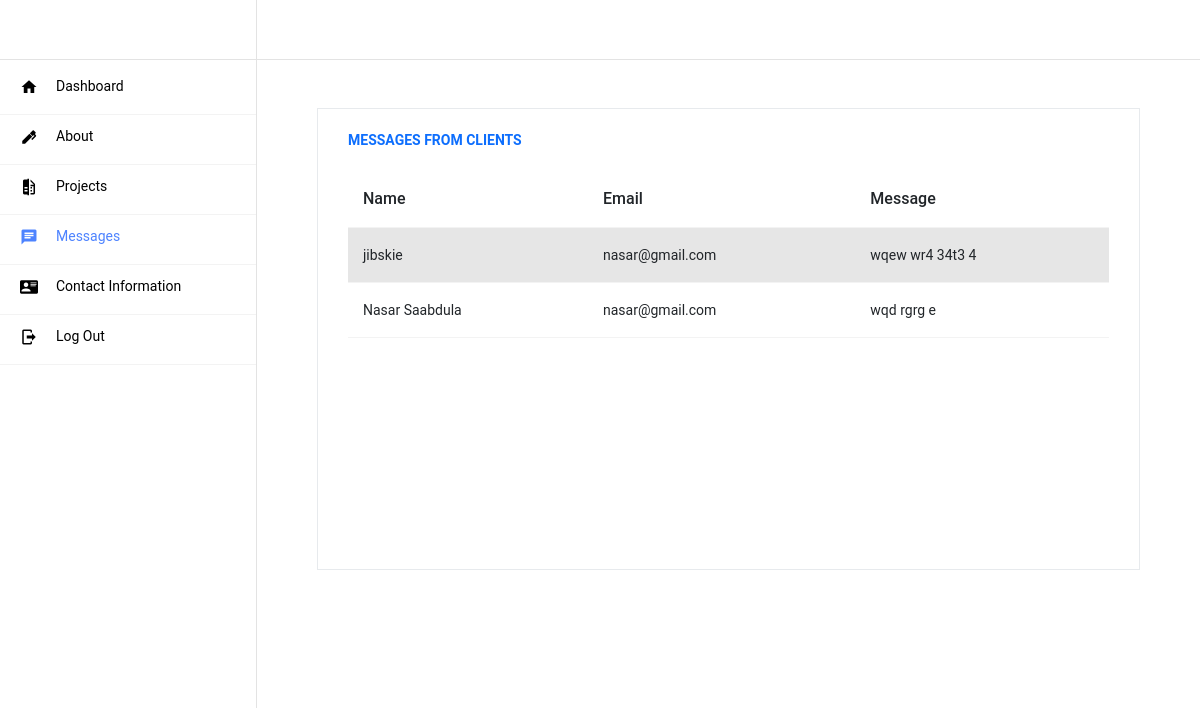
The app's page /Admin/messages.php with its own data.
### tables this page shows
CREATE TABLE `messages` (
  `id` int(11) NOT NULL,
  `name` varchar(255) NOT NULL,
  `email` varchar(255) NOT NULL,
  `message` text NOT NULL,
  `created_at` timestamp NOT NULL DEFAULT current_timestamp()
);

### Admin/messages.php (the view, shortened to what this page needs)
<!DOCTYPE html>
<html lang="en">
<head>
  <link rel="stylesheet" href="vendors/mdi/css/materialdesignicons.min.css">
  <link rel="stylesheet" href="vendors/base/vendor.bundle.base.css">
  <link rel="stylesheet" href="vendors/datatables.net-bs4/dataTables.bootstrap4.css">
  <link href="https://maxcdn.bootstrapcdn.com/bootstrap/4.0.0/css/bootstrap.min.css" rel="stylesheet">
  <link rel="stylesheet" href="css/style.css">
  <link rel="stylesheet" href="css/message.css">
</head>
<body>
  <div class="container-scroller">
    <nav class="navbar col-lg-12 col-12 p-0 fixed-top d-flex flex-row ">
      <div class="navbar-brand-wrapper d-flex justify-content-center">
        <div class="navbar-brand-inner-wrapper d-flex justify-content-between align-items-center w-100">
        </div>
      </div>
      <div class="navbar-menu-wrapper d-flex align-items-center justify-content-end">
      </div>
    </nav>
    <div class="container-fluid page-body-wrapper">
      <nav class="sidebar sidebar-offcanvas" id="sidebar">
        <ul class="nav">
          <li class="nav-item">
            <a class="nav-link" href="index.php">
              <i class="mdi mdi-home menu-icon"></i>
              <span class="menu-title">Dashboard</span>
            </a>
          </li>
          <li class="nav-item">
            <a class="nav-link" href="about.php">
              <i class="mdi mdi-pen menu-icon"></i>
              <span class="menu-title">About</span>
            </a>
          </li>
          <li class="nav-item">
            <a class="nav-link" href="projects.php">
              <i class="mdi mdi-file-compare menu-icon"></i>
              <span class="menu-title">Projects</span>
            </a>
          </li>
          <li class="nav-item">
            <a class="nav-link" href="messages.php">
              <i class="mdi mdi-message-text menu-icon"></i>
              <span class="menu-title">Messages</span>
            </a>
          </li>
          <li class="nav-item">
            <a class="nav-link" href="myaccount.php">
              <i class="mdi mdi-account-card-details menu-icon"></i>
              <span class="menu-title">Contact Information</span>
            </a>
          </li>
          <li class="nav-item">
            <a class="nav-link" href="#" id="logoutBtn">
                <i class="mdi mdi-logout menu-icon"></i>
                <span class="menu-title">Log Out</span>
            </a>
        </li>
        </ul>
      </nav>
      <?php
include '../connection.php';
$sql = "SELECT * FROM messages";
$result = $conn->query($sql);
?>
<div class="main-panel">
    <div class="container bg-white p-5">
        <div class="container">
            <div class="card">
                <div class="card-body">
                    <h5 class="card-title text-primary">Messages from Clients</h5>
                    <div class="table-responsive">
                        <table class="table table-striped">
                            <thead>
                                <tr>
                                    <th>Name</th>
                                    <th>Email</th>
                                    <th>Message</th>
                                </tr>
                            </thead>
                            <tbody>
                                <?php
                                if ($result->num_rows > 0) {
                                    while ($row = $result->fetch_assoc()) {
                                        echo "<tr>";
                                        echo "<td>" . $row['name'] . "</td>";
                                        echo "<td>" . $row['email'] . "</td>";
                                        echo "<td>" . $row['message'] . "</td>";
                                        echo "</tr>";
                                    }
                                } else {
                                    echo "<tr><td colspan='3'>No messages found</td></tr>";
                                }
                                ?>
                            </tbody>
                        </table>
                    </div>
                </div>
            </div>
        </div>
    </div>
</div>
            </div>
          </div>
</body>
</html>

### Admin/css/message.css (style rules this page uses)
.card-body { display: flex; flex-direction: column; height: 460px; overflow-y: auto; }
.container { height: 620px; position: relative; }

### records on screen
messages: name "jibskie", email "nasar@gmail.com", message "wqew wr4 34t3 4"
messages: name "Nasar Saabdula", email "nasar@gmail.com", message "wqd rgrg e"
